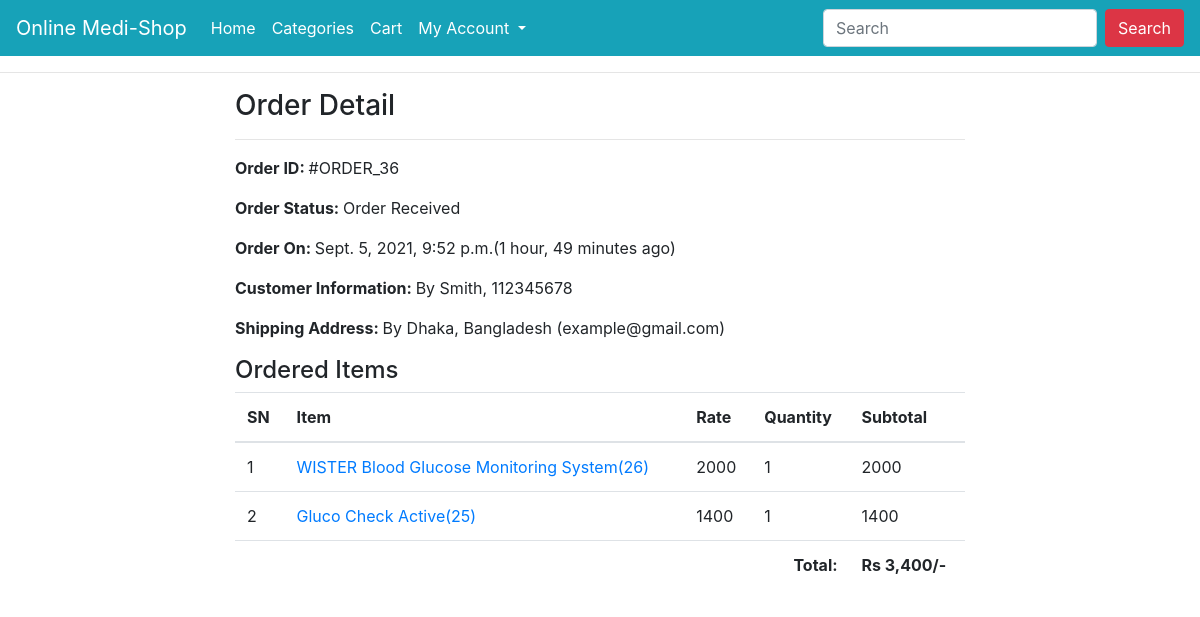
The page /profile/order-36/ (signed in) on the database its author committed.
### ecomapp/models.py (models this page shows, shortened)
class Order(models.Model):
    cart = models.OneToOneField(Cart, on_delete=models.CASCADE)
    ordered_by = models.CharField(max_length=200)
    shipping_address = models.CharField(max_length=200)
    mobile = models.CharField(max_length=10)
    email = models.EmailField(null=True, blank=True)
    subtotal = models.PositiveIntegerField()
    discount = models.PositiveIntegerField()
    total = models.PositiveIntegerField()
    order_status = models.CharField(max_length=50, choices=ORDER_STATUS)
    created_at = models.DateTimeField(auto_now_add=True)
    payment_method = models.CharField(
        max_length=20, choices=METHOD, default="Cash On Delivery")
    payment_completed = models.BooleanField(
        default=False, null=True, blank=True)

class CartProduct(models.Model):
    cart = models.ForeignKey(Cart, on_delete=models.CASCADE)
    product = models.ForeignKey(Product, on_delete=models.CASCADE)
    rate = models.PositiveIntegerField()
    quantity = models.PositiveIntegerField()
    subtotal = models.PositiveIntegerField()

class Product(models.Model):
    title = models.CharField(max_length=200)
    slug = models.SlugField(unique=True)
    category = models.ForeignKey(Category, on_delete=models.CASCADE)
    image = models.ImageField(upload_to="products")
    marked_price = models.PositiveIntegerField()
    selling_price = models.PositiveIntegerField()
    description = models.TextField()
    warranty = models.CharField(max_length=300, null=True, blank=True)
    return_policy = models.CharField(max_length=300, null=True, blank=True)
    view_count = models.PositiveIntegerField(default=0)

### ecomapp/views.py (the view)
# urls.py: path("profile/order-<int:pk>/", CustomerOrderDetailView.as_view(),
class CustomerOrderDetailView(DetailView):
    template_name = "customerorderdetail.html"
    model = Order
    context_object_name = "ord_obj"
    def dispatch(self, request, *args, **kwargs):
        if request.user.is_authenticated and Customer.objects.filter(user=request.user).exists():
            order_id = self.kwargs["pk"]
            order = Order.objects.get(id=order_id)
            if request.user.customer != order.cart.customer:
                return redirect("ecomapp:customerprofile")
        else:
            return redirect("/login/?next=/profile/")
        return super().dispatch(request, *args, **kwargs)

### templates/customerorderdetail.html (shortened to what this page needs)
{% extends "base.html" %}
{% load humanize %}
{% block content %}
<div class="container">
    <div class="row">
        <div class="col-md-8 mx-auto">
            <h3>Order Detail</h3><hr>
            <p><span class="font-weight-bold">Order ID: </span> #ORDER_{{ord_obj.id}}</p>
            <p><span class="font-weight-bold">Order Status: </span> {{ord_obj.order_status}}</p>
            <p><span class="font-weight-bold">Order On: </span> {{ord_obj.created_at}}({{ord_obj.created_at|timesince}} ago)</p>
            <p><span class="font-weight-bold">Customer Information: </span> By {{ord_obj.ordered_by}}, {{ord_obj.mobile}}</p>
            <p><span class="font-weight-bold">Shipping Address: </span> By {{ord_obj.shipping_address}} ({{ord_obj.email}})</p>
            <h4>Ordered Items</h4>
            <table class="table">
                <thead>
                    <tr>
                        <th>SN</th>
                        <th>Item</th>
                        <th>Rate</th>
                        <th>Quantity</th>
                        <th>Subtotal</th>
                    </tr>
                </thead>
                <tbody>
                    {% for cp in ord_obj.cart.cartproduct_set.all %}
                    <tr>
                        <td>{{forloop.counter}}</td>
                        <td><a target="_blank" href="{% url 'ecomapp:productdetail' cp.product.slug %}">{{cp.product.title}}({{cp.product.id}})</a></td>
                        <td>{{cp.rate}}</td>
                        <td>{{cp.quantity}}</td>
                        <td>{{cp.subtotal}}</td>
                    </tr>
                    {% endfor %}
                    <tr>
                        <th colspan="4" class="text-right">Total: </th>
                        <th>Rs {{ord_obj.total|intcomma}}/-</th>
                    </tr>
                </tbody>
            </table>
        </div>
    </div>
</div>
{% endblock %}

### rows shown on the page
Order: id "36", order_status "Order Received", created_at "Sept. 5, 2021, 9:52 p.m.", created_at "1 hour, 49 minutes", ordered_by "Smith", mobile "112345678", shipping_address "Dhaka, Bangladesh", email "example@gmail.com", total "3,400"
CartProduct: product "WISTER Blood Glucose Monitoring System", product.id "26", rate "2000", quantity "1", subtotal "2000"
CartProduct: product "Gluco Check Active", product.id "25", rate "1400", quantity "1", subtotal "1400"
